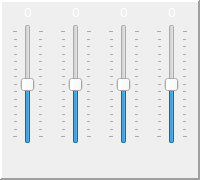
        <widget class="QFrame" name="channelGrid2">
         <property name="minimumSize">
          <size>
           <width>180</width>
           <height>180</height>
          </size>
         </property>
         <property name="frameShape">
          <enum>QFrame::Panel</enum>
         </property>
         <property name="frameShadow">
          <enum>QFrame::Raised</enum>
         </property>
         <property name="lineWidth">
          <number>2</number>
         </property>
         <layout class="QGridLayout" name="gridLayout_3">
          <property name="leftMargin">
           <number>0</number>
          </property>
          <property name="topMargin">
           <number>4</number>
          </property>
          <property name="rightMargin">
           <number>0</number>
          </property>
          <property name="bottomMargin">
           <number>4</number>
          </property>
          <item row="2" column="1">
           <widget class="ControlButton" name="buttonChannel6">
            <property name="minimumSize">
             <size>
              <width>32</width>
              <height>24</height>
             </size>
            </property>
            <property name="maximumSize">
             <size>
              <width>24</width>
              <height>24</height>
             </size>
            </property>
            <property name="text">
             <string/>
            </property>
            <property name="icon">
             <iconset resource="../resources.qrc">
              <normaloff>:/control/resources/icons/icon_menu_stop_train.svg</normaloff>:/control/resources/icons/icon_menu_stop_train.svg</iconset>
            </property>
            <property name="iconSize">
             <size>
              <width>20</width>
              <height>20</height>
             </size>
            </property>
            <property name="flat">
             <bool>true</bool>
            </property>
           </widget>
          </item>
          <item row="2" column="3">
           <widget class="ControlButton" name="buttonChannel8">
            <property name="minimumSize">
             <size>
              <width>32</width>
              <height>24</height>
             </size>
            </property>
            <property name="maximumSize">
             <size>
              <width>24</width>
              <height>24</height>
             </size>
            </property>
            <property name="text">
             <string/>
            </property>
            <property name="icon">
             <iconset resource="../resources.qrc">
              <normaloff>:/control/resources/icons/icon_menu_stop_train.svg</normaloff>:/control/resources/icons/icon_menu_stop_train.svg</iconset>
            </property>
            <property name="iconSize">
             <size>
              <width>20</width>
              <height>20</height>
             </size>
            </property>
            <property name="flat">
             <bool>true</bool>
            </property>
           </widget>
          </item>
          <item row="1" column="0">
           <widget class="ControlSlider" name="sliderChannel5">
            <property name="minimumSize">
             <size>
              <width>32</width>
              <height>0</height>
             </size>
            </property>
            <property name="maximumSize">
             <size>
              <width>24</width>
              <height>16777215</height>
             </size>
            </property>
            <property name="minimum">
             <number>-7</number>
            </property>
            <property name="maximum">
             <number>7</number>
            </property>
            <property name="pageStep">
             <number>1</number>
            </property>
            <property name="orientation">
             <enum>Qt::Vertical</enum>
            </property>
            <property name="tickPosition">
             <enum>QSlider::TicksBothSides</enum>
            </property>
           </widget>
          </item>
          <item row="2" column="0">
           <widget class="ControlButton" name="buttonChannel5">
            <property name="minimumSize">
             <size>
              <width>32</width>
              <height>24</height>
             </size>
            </property>
            <property name="maximumSize">
             <size>
              <width>24</width>
              <height>24</height>
             </size>
            </property>
            <property name="text">
             <string/>
            </property>
            <property name="icon">
             <iconset resource="../resources.qrc">
              <normaloff>:/control/resources/icons/icon_menu_stop_train.svg</normaloff>:/control/resources/icons/icon_menu_stop_train.svg</iconset>
            </property>
            <property name="iconSize">
             <size>
              <width>20</width>
              <height>20</height>
             </size>
            </property>
            <property name="flat">
             <bool>true</bool>
            </property>
           </widget>
          </item>
          <item row="2" column="2">
           <widget class="ControlButton" name="buttonChannel7">
            <property name="minimumSize">
             <size>
              <width>32</width>
              <height>24</height>
             </size>
            </property>
            <property name="maximumSize">
             <size>
              <width>24</width>
              <height>24</height>
             </size>
            </property>
            <property name="text">
             <string/>
            </property>
            <property name="icon">
             <iconset resource="../resources.qrc">
              <normaloff>:/control/resources/icons/icon_menu_stop_train.svg</normaloff>:/control/resources/icons/icon_menu_stop_train.svg</iconset>
            </property>
            <property name="iconSize">
             <size>
              <width>20</width>
              <height>20</height>
             </size>
            </property>
            <property name="flat">
             <bool>true</bool>
            </property>
           </widget>
          </item>
          <item row="1" column="2">
           <widget class="ControlSlider" name="sliderChannel7">
            <property name="minimumSize">
             <size>
              <width>32</width>
              <height>0</height>
             </size>
            </property>
            <property name="maximumSize">
             <size>
              <width>24</width>
              <height>16777215</height>
             </size>
            </property>
            <property name="minimum">
             <number>-7</number>
            </property>
            <property name="maximum">
             <number>7</number>
            </property>
            <property name="pageStep">
             <number>1</number>
            </property>
            <property name="orientation">
             <enum>Qt::Vertical</enum>
            </property>
            <property name="tickPosition">
             <enum>QSlider::TicksBothSides</enum>
            </property>
           </widget>
          </item>
          <item row="1" column="1">
           <widget class="ControlSlider" name="sliderChannel6">
            <property name="minimumSize">
             <size>
              <width>32</width>
              <height>0</height>
             </size>
            </property>
            <property name="maximumSize">
             <size>
              <width>24</width>
              <height>16777215</height>
             </size>
            </property>
            <property name="minimum">
             <number>-7</number>
            </property>
            <property name="maximum">
             <number>7</number>
            </property>
            <property name="pageStep">
             <number>1</number>
            </property>
            <property name="orientation">
             <enum>Qt::Vertical</enum>
            </property>
            <property name="tickPosition">
             <enum>QSlider::TicksBothSides</enum>
            </property>
           </widget>
          </item>
          <item row="1" column="3">
           <widget class="ControlSlider" name="sliderChannel8">
            <property name="minimumSize">
             <size>
              <width>32</width>
              <height>0</height>
             </size>
            </property>
            <property name="maximumSize">
             <size>
              <width>24</width>
              <height>16777215</height>
             </size>
            </property>
            <property name="minimum">
             <number>-7</number>
            </property>
            <property name="maximum">
             <number>7</number>
            </property>
            <property name="pageStep">
             <number>1</number>
            </property>
            <property name="orientation">
             <enum>Qt::Vertical</enum>
            </property>
            <property name="tickPosition">
             <enum>QSlider::TicksBothSides</enum>
            </property>
           </widget>
          </item>
          <item row="0" column="0">
           <widget class="ControlLabel" name="labelChannel5">
            <property name="minimumSize">
             <size>
              <width>32</width>
              <height>12</height>
             </size>
            </property>
            <property name="maximumSize">
             <size>
              <width>24</width>
              <height>12</height>
             </size>
            </property>
            <property name="baseSize">
             <size>
              <width>24</width>
              <height>12</height>
             </size>
            </property>
            <property name="palette">
             <palette>
              <active>
               <colorrole role="WindowText">
                <brush brushstyle="SolidPattern">
                 <color alpha="255">
                  <red>255</red>
                  <green>255</green>
                  <blue>255</blue>
                 </color>
                </brush>
               </colorrole>
               <colorrole role="Button">
                <brush brushstyle="SolidPattern">
                 <color alpha="255">
                  <red>76</red>
                  <green>92</green>
                  <blue>104</blue>
                 </color>
                </brush>
               </colorrole>
               <colorrole role="Base">
                <brush brushstyle="SolidPattern">
                 <color alpha="255">
                  <red>76</red>
                  <green>92</green>
                  <blue>104</blue>
                 </color>
                </brush>
               </colorrole>
               <colorrole role="Window">
                <brush brushstyle="SolidPattern">
                 <color alpha="255">
                  <red>76</red>
                  <green>92</green>
                  <blue>104</blue>
                 </color>
                </brush>
               </colorrole>
              </active>
              <inactive>
               <colorrole role="WindowText">
                <brush brushstyle="SolidPattern">
                 <color alpha="255">
                  <red>255</red>
                  <green>255</green>
                  <blue>255</blue>
                 </color>
                </brush>
               </colorrole>
               <colorrole role="Button">
                <brush brushstyle="SolidPattern">
                 <color alpha="255">
                  <red>76</red>
                  <green>92</green>
                  <blue>104</blue>
                 </color>
                </brush>
               </colorrole>
               <colorrole role="Base">
                <brush brushstyle="SolidPattern">
                 <color alpha="255">
                  <red>76</red>
                  <green>92</green>
                  <blue>104</blue>
                 </color>
                </brush>
               </colorrole>
               <colorrole role="Window">
                <brush brushstyle="SolidPattern">
                 <color alpha="255">
                  <red>76</red>
                  <green>92</green>
                  <blue>104</blue>
                 </color>
                </brush>
               </colorrole>
              </inactive>
              <disabled>
               <colorrole role="WindowText">
                <brush brushstyle="SolidPattern">
                 <color alpha="255">
                  <red>120</red>
                  <green>120</green>
                  <blue>120</blue>
                 </color>
                </brush>
               </colorrole>
               <colorrole role="Button">
                <brush brushstyle="SolidPattern">
                 <color alpha="255">
                  <red>76</red>
                  <green>92</green>
                  <blue>104</blue>
                 </color>
                </brush>
               </colorrole>
               <colorrole role="Base">
                <brush brushstyle="SolidPattern">
                 <color alpha="255">
                  <red>76</red>
                  <green>92</green>
                  <blue>104</blue>
                 </color>
                </brush>
               </colorrole>
               <colorrole role="Window">
                <brush brushstyle="SolidPattern">
                 <color alpha="255">
                  <red>76</red>
                  <green>92</green>
                  <blue>104</blue>
                 </color>
                </brush>
               </colorrole>
              </disabled>
             </palette>
            </property>
            <property name="font">
             <font>
              <pointsize>10</pointsize>
              <weight>50</weight>
              <bold>false</bold>
             </font>
            </property>
            <property name="text">
             <string>0</string>
            </property>
            <property name="alignment">
             <set>Qt::AlignCenter</set>
            </property>
           </widget>
          </item>
          <item row="0" column="1">
           <widget class="ControlLabel" name="labelChannel6">
            <property name="minimumSize">
             <size>
              <width>32</width>
              <height>12</height>
             </size>
            </property>
            <property name="maximumSize">
             <size>
              <width>24</width>
              <height>12</height>
             </size>
            </property>
            <property name="baseSize">
             <size>
              <width>24</width>
              <height>12</height>
             </size>
            </property>
            <property name="palette">
             <palette>
              <active>
               <colorrole role="WindowText">
                <brush brushstyle="SolidPattern">
                 <color alpha="255">
                  <red>255</red>
                  <green>255</green>
                  <blue>255</blue>
                 </color>
                </brush>
               </colorrole>
               <colorrole role="Button">
                <brush brushstyle="SolidPattern">
                 <color alpha="255">
                  <red>76</red>
                  <green>92</green>
                  <blue>104</blue>
                 </color>
                </brush>
               </colorrole>
               <colorrole role="Base">
                <brush brushstyle="SolidPattern">
                 <color alpha="255">
                  <red>76</red>
                  <green>92</green>
                  <blue>104</blue>
                 </color>
                </brush>
               </colorrole>
               <colorrole role="Window">
                <brush brushstyle="SolidPattern">
                 <color alpha="255">
                  <red>76</red>
                  <green>92</green>
                  <blue>104</blue>
                 </color>
                </brush>
               </colorrole>
              </active>
              <inactive>
               <colorrole role="WindowText">
                <brush brushstyle="SolidPattern">
                 <color alpha="255">
                  <red>255</red>
                  <green>255</green>
                  <blue>255</blue>
                 </color>
                </brush>
               </colorrole>
               <colorrole role="Button">
                <brush brushstyle="SolidPattern">
                 <color alpha="255">
                  <red>76</red>
                  <green>92</green>
                  <blue>104</blue>
                 </color>
                </brush>
               </colorrole>
               <colorrole role="Base">
                <brush brushstyle="SolidPattern">
                 <color alpha="255">
                  <red>76</red>
                  <green>92</green>
                  <blue>104</blue>
                 </color>
                </brush>
               </colorrole>
               <colorrole role="Window">
                <brush brushstyle="SolidPattern">
                 <color alpha="255">
                  <red>76</red>
                  <green>92</green>
                  <blue>104</blue>
                 </color>
                </brush>
               </colorrole>
              </inactive>
              <disabled>
               <colorrole role="WindowText">
                <brush brushstyle="SolidPattern">
                 <color alpha="255">
                  <red>120</red>
                  <green>120</green>
                  <blue>120</blue>
                 </color>
                </brush>
               </colorrole>
               <colorrole role="Button">
                <brush brushstyle="SolidPattern">
                 <color alpha="255">
                  <red>76</red>
                  <green>92</green>
                  <blue>104</blue>
                 </color>
                </brush>
               </colorrole>
               <colorrole role="Base">
                <brush brushstyle="SolidPattern">
                 <color alpha="255">
                  <red>76</red>
                  <green>92</green>
                  <blue>104</blue>
                 </color>
                </brush>
               </colorrole>
               <colorrole role="Window">
                <brush brushstyle="SolidPattern">
                 <color alpha="255">
                  <red>76</red>
                  <green>92</green>
                  <blue>104</blue>
                 </color>
                </brush>
               </colorrole>
              </disabled>
             </palette>
            </property>
            <property name="font">
             <font>
              <pointsize>10</pointsize>
              <weight>50</weight>
              <bold>false</bold>
             </font>
            </property>
            <property name="text">
             <string>0</string>
            </property>
            <property name="alignment">
             <set>Qt::AlignCenter</set>
            </property>
           </widget>
          </item>
          <item row="0" column="2">
           <widget class="ControlLabel" name="labelChannel7">
            <property name="minimumSize">
             <size>
              <width>32</width>
              <height>12</height>
             </size>
            </property>
            <property name="maximumSize">
             <size>
              <width>24</width>
              <height>12</height>
             </size>
            </property>
            <property name="baseSize">
             <size>
              <width>24</width>
              <height>12</height>
             </size>
            </property>
            <property name="palette">
             <palette>
              <active>
               <colorrole role="WindowText">
                <brush brushstyle="SolidPattern">
                 <color alpha="255">
                  <red>255</red>
                  <green>255</green>
                  <blue>255</blue>
                 </color>
                </brush>
               </colorrole>
               <colorrole role="Button">
                <brush brushstyle="SolidPattern">
                 <color alpha="255">
                  <red>76</red>
                  <green>92</green>
                  <blue>104</blue>
                 </color>
                </brush>
               </colorrole>
               <colorrole role="Base">
                <brush brushstyle="SolidPattern">
                 <color alpha="255">
                  <red>76</red>
                  <green>92</green>
                  <blue>104</blue>
                 </color>
                </brush>
               </colorrole>
               <colorrole role="Window">
                <brush brushstyle="SolidPattern">
                 <color alpha="255">
                  <red>76</red>
                  <green>92</green>
                  <blue>104</blue>
                 </color>
                </brush>
               </colorrole>
              </active>
              <inactive>
               <colorrole role="WindowText">
                <brush brushstyle="SolidPattern">
                 <color alpha="255">
                  <red>255</red>
                  <green>255</green>
                  <blue>255</blue>
                 </color>
                </brush>
               </colorrole>
               <colorrole role="Button">
                <brush brushstyle="SolidPattern">
                 <color alpha="255">
                  <red>76</red>
                  <green>92</green>
                  <blue>104</blue>
                 </color>
                </brush>
               </colorrole>
               <colorrole role="Base">
                <brush brushstyle="SolidPattern">
                 <color alpha="255">
                  <red>76</red>
                  <green>92</green>
                  <blue>104</blue>
                 </color>
                </brush>
               </colorrole>
               <colorrole role="Window">
                <brush brushstyle="SolidPattern">
                 <color alpha="255">
                  <red>76</red>
                  <green>92</green>
                  <blue>104</blue>
                 </color>
                </brush>
               </colorrole>
              </inactive>
              <disabled>
               <colorrole role="WindowText">
                <brush brushstyle="SolidPattern">
                 <color alpha="255">
                  <red>120</red>
                  <green>120</green>
                  <blue>120</blue>
                 </color>
                </brush>
               </colorrole>
               <colorrole role="Button">
                <brush brushstyle="SolidPattern">
                 <color alpha="255">
                  <red>76</red>
                  <green>92</green>
                  <blue>104</blue>
                 </color>
                </brush>
               </colorrole>
               <colorrole role="Base">
                <brush brushstyle="SolidPattern">
                 <color alpha="255">
                  <red>76</red>
                  <green>92</green>
                  <blue>104</blue>
                 </color>
                </brush>
               </colorrole>
               <colorrole role="Window">
                <brush brushstyle="SolidPattern">
                 <color alpha="255">
                  <red>76</red>
                  <green>92</green>
                  <blue>104</blue>
                 </color>
                </brush>
               </colorrole>
              </disabled>
             </palette>
            </property>
            <property name="font">
             <font>
              <pointsize>10</pointsize>
              <weight>50</weight>
              <bold>false</bold>
             </font>
            </property>
            <property name="text">
             <string>0</string>
            </property>
            <property name="alignment">
             <set>Qt::AlignCenter</set>
            </property>
           </widget>
          </item>
          <item row="0" column="3">
           <widget class="ControlLabel" name="labelChannel8">
            <property name="minimumSize">
             <size>
              <width>32</width>
              <height>12</height>
             </size>
            </property>
            <property name="maximumSize">
             <size>
              <width>24</width>
              <height>12</height>
             </size>
            </property>
            <property name="baseSize">
             <size>
              <width>24</width>
              <height>12</height>
             </size>
            </property>
            <property name="palette">
             <palette>
              <active>
               <colorrole role="WindowText">
                <brush brushstyle="SolidPattern">
                 <color alpha="255">
                  <red>255</red>
                  <green>255</green>
                  <blue>255</blue>
                 </color>
                </brush>
               </colorrole>
               <colorrole role="Button">
                <brush brushstyle="SolidPattern">
                 <color alpha="255">
                  <red>76</red>
                  <green>92</green>
                  <blue>104</blue>
                 </color>
                </brush>
               </colorrole>
               <colorrole role="Base">
                <brush brushstyle="SolidPattern">
                 <color alpha="255">
                  <red>76</red>
                  <green>92</green>
                  <blue>104</blue>
                 </color>
                </brush>
               </colorrole>
               <colorrole role="Window">
                <brush brushstyle="SolidPattern">
                 <color alpha="255">
                  <red>76</red>
                  <green>92</green>
                  <blue>104</blue>
                 </color>
                </brush>
               </colorrole>
              </active>
              <inactive>
               <colorrole role="WindowText">
                <brush brushstyle="SolidPattern">
                 <color alpha="255">
                  <red>255</red>
                  <green>255</green>
                  <blue>255</blue>
                 </color>
                </brush>
               </colorrole>
               <colorrole role="Button">
                <brush brushstyle="SolidPattern">
                 <color alpha="255">
                  <red>76</red>
                  <green>92</green>
                  <blue>104</blue>
                 </color>
                </brush>
               </colorrole>
               <colorrole role="Base">
                <brush brushstyle="SolidPattern">
                 <color alpha="255">
                  <red>76</red>
                  <green>92</green>
                  <blue>104</blue>
                 </color>
                </brush>
               </colorrole>
               <colorrole role="Window">
                <brush brushstyle="SolidPattern">
                 <color alpha="255">
                  <red>76</red>
                  <green>92</green>
                  <blue>104</blue>
                 </color>
                </brush>
               </colorrole>
              </inactive>
              <disabled>
               <colorrole role="WindowText">
                <brush brushstyle="SolidPattern">
                 <color alpha="255">
                  <red>120</red>
                  <green>120</green>
                  <blue>120</blue>
                 </color>
                </brush>
               </colorrole>
               <colorrole role="Button">
                <brush brushstyle="SolidPattern">
                 <color alpha="255">
                  <red>76</red>
                  <green>92</green>
                  <blue>104</blue>
                 </color>
                </brush>
               </colorrole>
               <colorrole role="Base">
                <brush brushstyle="SolidPattern">
                 <color alpha="255">
                  <red>76</red>
                  <green>92</green>
                  <blue>104</blue>
                 </color>
                </brush>
               </colorrole>
               <colorrole role="Window">
                <brush brushstyle="SolidPattern">
                 <color alpha="255">
                  <red>76</red>
                  <green>92</green>
                  <blue>104</blue>
                 </color>
                </brush>
               </colorrole>
              </disabled>
             </palette>
            </property>
            <property name="font">
             <font>
              <pointsize>10</pointsize>
              <weight>50</weight>
              <bold>false</bold>
             </font>
            </property>
            <property name="text">
             <string>0</string>
            </property>
            <property name="alignment">
             <set>Qt::AlignCenter</set>
            </property>
           </widget>
          </item>
         </layout>
        </widget>
